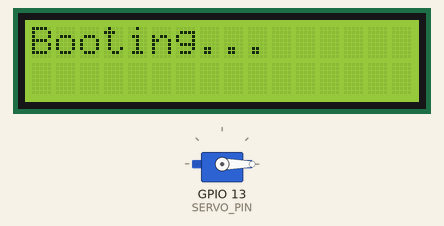
Bench run of a sketch on a simulated ESP32. On the bench: 16×2 character LCD, servo. WiFi joins after 1.5 s; servers stay silent unless stated; uploads are accepted with an empty reply; the local clock reads 2024-03-15 10:24:30 at power-on unless the sketch sets it; what the sketch prints to the serial monitor is not drawn.

Above: at 0.1 s.
At 2.0 s:
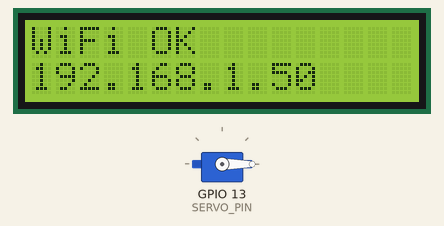
At 3.77 s:
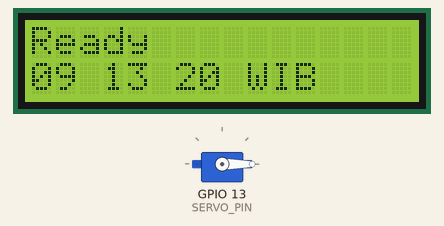
At 4.2 s:
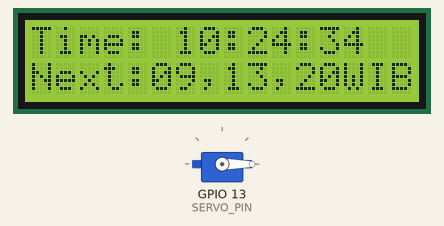
At 14.1 s:
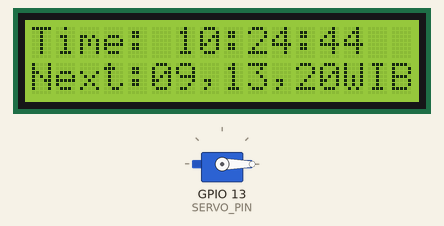
At 38.1 s:
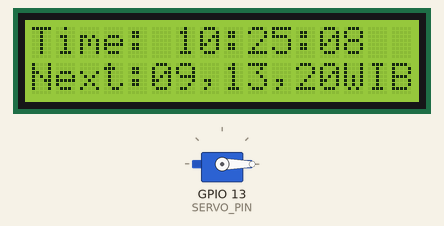

Measured:
- what the display in image 1 shows lasts 1.8 s, from 1.9 s to 3.7 s
- what the display in image 3 shows lasts 1.0 s, from 4.1 s to 5.1 s
- what the display in image 4 shows lasts 1.3 s, from 14.0 s to 15.3 s

The sketch:

fish_feeder_esp32.ino
```cpp
#include <WiFi.h>
#include <HTTPClient.h>
#include <WiFiClientSecure.h>
#include <ESP32Servo.h>
#include <LiquidCrystal_I2C.h>
#include "time.h"

// --- WIFI ---
const char* ssid     = "Oppo promax";
const char* password = "12345678";

// --- YOUR LAPTOP SERVER ---
// Expose online with: ssh -R 80:localhost:3000 nokey@localhost.run or npx ngrok http 3000
const char* serverIP = "https://capsule-abstain-fanfare.ngrok-free.dev";

// --- TIME (WIB = GMT+7) ---
const char* ntpServer    = "pool.ntp.org";
const long  gmtOffset    = 7 * 3600;
const int   dstOffset    = 0;

// --- HARDWARE ---
#define SERVO_PIN 13
Servo myServo;
LiquidCrystal_I2C lcd(0x27, 16, 2);

// --- STATE ---
int  feedAngle    = 45;
bool isFeeding    = false;
bool servoMoved   = false;
unsigned long feedStart = 0;
int  lastFeedMin  = -1;

// ----- HELPERS -----

String getTime() {
  struct tm t;
  if (!getLocalTime(&t)) return "??:??:??";
  char buf[10];
  strftime(buf, sizeof(buf), "%H:%M:%S", &t);
  return String(buf);
}

void setLCD(String l1, String l2) {
  lcd.clear();
  lcd.setCursor(0, 0); lcd.print(l1.substring(0, 16));
  lcd.setCursor(0, 1); lcd.print(l2.substring(0, 16));
}

// Tell the laptop server what just happened
void notifyServer(String event, int angle = 0) {
  if (WiFi.status() != WL_CONNECTED) {
    Serial.println("[notifyServer] WiFi not connected");
    return;
  }

  String url = String(serverIP) + "/event?type=" + event + "&angle=" + String(angle) + "&time=" + getTime();
  HTTPClient http;
  int code = -1;

  Serial.println("[notifyServer] Sending: " + url);

  if (url.startsWith("https://")) {
    WiFiClientSecure client;
    client.setInsecure();
    http.begin(client, url);
    http.addHeader("ngrok-skip-browser-warning", "true");
    code = http.GET();
    http.end();
  } else {
    WiFiClient client;
    http.begin(client, url);
    http.addHeader("ngrok-skip-browser-warning", "true");
    code = http.GET();
    http.end();
  }

  Serial.printf("[notifyServer] Response Code: %d\n", code);
}

// Poll the laptop server for any pending commands
void pollCommands() {
  if (WiFi.status() != WL_CONNECTED) {
    Serial.println("[pollCommands] WiFi not connected");
    return;
  }

  String url = String(serverIP) + "/command";
  HTTPClient http;
  int code = -1;
  String body = "";

  if (url.startsWith("https://")) {
    WiFiClientSecure client;
    client.setInsecure();
    http.begin(client, url);
    http.addHeader("ngrok-skip-browser-warning", "true");
    code = http.GET();
    if (code == 200) {
      body = http.getString();
    }
    http.end();
  } else {
    WiFiClient client;
    http.begin(client, url);
    http.addHeader("ngrok-skip-browser-warning", "true");
    code = http.GET();
    if (code == 200) {
      body = http.getString();
    }
    http.end();
  }

  if (code == 200) {
    if (body.startsWith("FEED:")) {
      feedAngle = body.substring(5).toInt();
      Serial.printf("[pollCommands] Received command: %s\n", body.c_str());
      if (!isFeeding) {
        isFeeding   = true;
        servoMoved  = false;
        feedStart   = millis();
        notifyServer("feeding_start", feedAngle);
        setLCD("FEEDING...", "Angle: " + String(feedAngle));
      }
    }
  } else {
    Serial.printf("[pollCommands] Error connecting to server: %d\n", code);
  }
}

// ----- SETUP -----
void setup() {
  Serial.begin(115200);

  lcd.init();
  lcd.backlight();
  setLCD("Booting...", "");

  myServo.attach(SERVO_PIN);
  myServo.write(0);
  delay(300);

  WiFi.begin(ssid, password);
  setLCD("Connecting WiFi", ssid);
  while (WiFi.status() != WL_CONNECTED) { delay(500); Serial.print("."); }
  Serial.println("\nIP: " + WiFi.localIP().toString());
  setLCD("WiFi OK", WiFi.localIP().toString());
  delay(1500);

  configTime(gmtOffset, dstOffset, ntpServer);
  notifyServer("boot");
  setLCD("Ready", "09 13 20 WIB");
}

// ----- LOOP -----
void loop() {
  // 1. Handle active feeding (non-blocking sweep)
  if (isFeeding) {
    if (!servoMoved) {
      feedStart  = millis();
      servoMoved = true;
    }

    unsigned long elapsed = millis() - feedStart;
    if (elapsed < 3000) {
      int angle = (elapsed * feedAngle) / 3000;
      myServo.write(angle);
      delay(20); // Smooth sweep update rate
    } else {
      myServo.write(0);
      isFeeding  = false;
      servoMoved = false;
      notifyServer("feeding_done", feedAngle);
      setLCD("Done!", getTime());
    }
    return; // Skip polling while feeding
  }

  // 2. Check for remote commands every 2 seconds
  static unsigned long lastPoll = 0;
  if (millis() - lastPoll >= 2000) {
    pollCommands();
    lastPoll = millis();
  }

  // 3. Automatic schedule: 09:00, 13:00, 20:00
  struct tm t;
  if (getLocalTime(&t)) {
    bool isScheduled = (t.tm_min == 0) &&
                       (t.tm_hour == 9 || t.tm_hour == 13 || t.tm_hour == 20);
    if (isScheduled && lastFeedMin != t.tm_min) {
      feedAngle  = 45;
      isFeeding  = true;
      servoMoved = false;
      feedStart  = millis();
      lastFeedMin = t.tm_min;
      notifyServer("schedule", feedAngle);
      setLCD("Auto Feeding", getTime());
    }
    if (t.tm_min != 0) lastFeedMin = -1;

    // 4. LCD idle display (only update if time changes to avoid flickering)
    static String lastLCDTime = "";
    if (!isFeeding) {
      String currentTime = getTime();
      if (currentTime != lastLCDTime) {
        setLCD("Time: " + currentTime, "Next:09,13,20WIB");
        lastLCDTime = currentTime;
      }
    }
  }

  delay(100);
}
```
